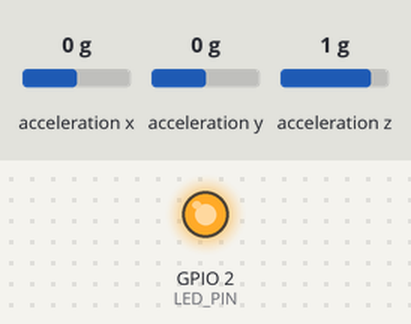
Bench run of a sketch on a simulated ESP32. Shown: output pins drawn as LEDs (lit = HIGH). Inputs (shaded band) come from the test bench; at power-on: acceleration x 0 g, acceleration y 0 g, acceleration z 1 g. WiFi joins after 1.5 s; servers stay silent unless stated; what the sketch prints to the serial monitor is not drawn.

Above: at 1.9 s.
At 5.04 s:
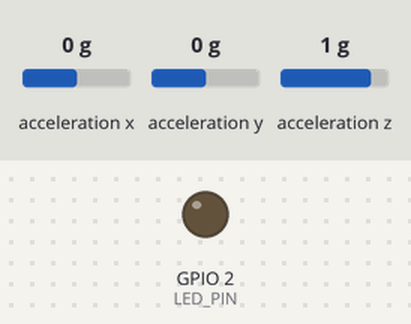
Timing chart, 0 to 5.7 s (numbered marks = the images above):
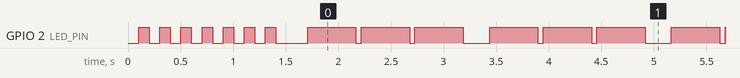

The sketch:

speditore.ino
```cpp
#include <Arduino.h>
#include <WiFi.h>
#include <Wire.h>
#include <Adafruit_Sensor.h>
#include <Adafruit_ADXL345_U.h>

// Configurazione WiFi
const char* ssid = "ESP32_Glove";        // Nome della rete Wi-Fi creata dal braccio robotico
const char* password = "ESP32Robot";      // Password della rete Wi-Fi
const char* robotIP = "192.168.4.1";     // IP predefinito dell'access point ESP32
const int robotPort = 80;                // Porta del server

// Configurazione ADXL345
Adafruit_ADXL345_Unified accel = Adafruit_ADXL345_Unified(12345);

// Pin LED per feedback visivo
#define LED_PIN 2

// Configurazione invio dati
#define SEND_INTERVAL 20      // Invio 50 volte al secondo (20ms) - più veloce di prima (50ms)
#define RECONNECT_INTERVAL 500 // Tempo di attesa tra tentativi di riconnessione
#define READ_TIMEOUT 50       // Timeout per la lettura della risposta

WiFiClient client;
int messageCount = 0;
unsigned long lastSentTime = 0;
unsigned long lastLedBlinkTime = 0;
bool isConnected = false;

void setup() {
  Serial.begin(115200);

  // Configura il pin LED
  pinMode(LED_PIN, OUTPUT);
  digitalWrite(LED_PIN, LOW);

  // Inizializzazione del sensore ADXL345 con timeouts ridotti
  Wire.setClock(400000); // Imposta I2C a 400kHz per comunicazione più veloce con il sensore

  Serial.println("Inizializzazione del sensore ADXL345...");
  if(!accel.begin()) {
    Serial.println("ERRORE: Impossibile rilevare ADXL345!");
    // Lampeggia velocemente il LED per indicare errore sensore
    while(1) {
      digitalWrite(LED_PIN, HIGH);
      delay(100);
      digitalWrite(LED_PIN, LOW);
      delay(100);
    }
  }

  // Imposta il range di misurazione
  accel.setRange(ADXL345_RANGE_16_G);

  // Connessione al WiFi con ottimizzazioni
  Serial.println("\nConnessione a " + String(ssid));

  // Impostazioni per connessione WiFi più veloce
  WiFi.setSleep(false); // Disabilita la modalità risparmio energetico WiFi
  WiFi.mode(WIFI_STA);  // Imposta modalità stazione
  WiFi.begin(ssid, password);

  // Attendi connessione con timeout
  unsigned long startAttemptTime = millis();
  while (WiFi.status() != WL_CONNECTED && millis() - startAttemptTime < 5000) { // Ridotto da 10s a 5s
    delay(100); // Ridotto da 500ms a 100ms
    Serial.print(".");
    digitalWrite(LED_PIN, !digitalRead(LED_PIN));
  }

  if (WiFi.status() != WL_CONNECTED) {
    Serial.println("\nImpossibile connettersi al braccio robotico.");
    while(1) {
      for (int i = 0; i < 3; i++) {
        digitalWrite(LED_PIN, HIGH);
        delay(200);
        digitalWrite(LED_PIN, LOW);
        delay(200);
      }
      delay(1000);
    }
  }

  Serial.println("\nWiFi connesso");
  Serial.print("Indirizzo IP: ");
  Serial.println(WiFi.localIP());

  // LED acceso fisso per indicare connessione riuscita
  digitalWrite(LED_PIN, HIGH);

  // Imposta il keepalive per evitare disconnessioni TCP
  client.setNoDelay(true);

  // Connetti subito al server del braccio robotico
  connectToRobot();
}

bool connectToRobot() {
  if (client.connected()) {
    return true;
  }

  Serial.println("Connessione al braccio robotico...");
  digitalWrite(LED_PIN, LOW);

  if (client.connect(robotIP, robotPort)) {
    Serial.println("Connesso al braccio robotico");
    digitalWrite(LED_PIN, HIGH);
    isConnected = true;
    return true;
  } else {
    Serial.println("Connessione fallita");
    isConnected = false;
    return false;
  }
}

void loop() {
  // Controlla se siamo ancora connessi al WiFi (controllo veloce)
  if (WiFi.status() != WL_CONNECTED) {
    handleWifiReconnect();
  }

  // Verifica se è ora di inviare dati
  if (millis() - lastSentTime >= SEND_INTERVAL) {
    lastSentTime = millis();

    // Verifica connessione al server del braccio
    if (!client.connected()) {
      if (!connectToRobot()) {
        return; // Salta il ciclo se non riusciamo a connetterci
      }
    }

    // Leggi i dati dall'accelerometro
    sensors_event_t event;
    accel.getEvent(&event);

    // Formatta i dati in modo più compatto (rimuoviamo il contatore per ottimizzare)
    String accelData = "{\"x\":" + String(event.acceleration.x, 2) +
                       ",\"y\":" + String(event.acceleration.y, 2) +
                       ",\"z\":" + String(event.acceleration.z, 2) + "}";

    // Invia i dati al braccio robotico
    client.println(accelData);
    messageCount++;

    // Lampeggia il LED solo ogni 10 invii invece che ogni volta
    if (messageCount % 10 == 0) {
      digitalWrite(LED_PIN, LOW);
      lastLedBlinkTime = millis();
    }

    // Stampa i dati solo ogni 20 invii
    if (messageCount % 20 == 0) {
      Serial.print("Dati: ");
      Serial.println(accelData);
    }

    // Attendi e leggi la risposta con timeout breve
    unsigned long responseTimeout = millis();
    while (!client.available() && millis() - responseTimeout < READ_TIMEOUT) {
      // Attendi con timeout breve
      yield(); // Permette di eseguire task di sistema
    }

    if (client.available()) {
      // Leggi la risposta (minimo necessario)
      while (client.available()) {
        client.read(); // Leggiamo ma non processiamo per velocità
      }
    }
  }

  // Riaccendi il LED dopo il lampeggio
  if (lastLedBlinkTime > 0 && millis() - lastLedBlinkTime > 5) {
    digitalWrite(LED_PIN, HIGH);
    lastLedBlinkTime = 0;
  }
}

void handleWifiReconnect() {
  Serial.println("Connessione WiFi persa. Riconnessione...");
  digitalWrite(LED_PIN, LOW);
  isConnected = false;

  // Chiudi la connessione esistente
  if (client.connected()) {
    client.stop();
  }

  // Tentativo di riconnessione WiFi
  WiFi.disconnect();
  delay(100);
  WiFi.begin(ssid, password);

  unsigned long startAttemptTime = millis();
  while (WiFi.status() != WL_CONNECTED && millis() - startAttemptTime < 5000) {
    delay(100);
    Serial.print(".");
    digitalWrite(LED_PIN, !digitalRead(LED_PIN));
  }

  if (WiFi.status() == WL_CONNECTED) {
    Serial.println("\nWiFi riconnesso");
    digitalWrite(LED_PIN, HIGH);

    // Riconnetti al server del braccio
    connectToRobot();
  } else {
    Serial.println("\nRiconnessione fallita. Riprovo...");
  }
}
```

Measured:
- by itself, GPIO 2 (LED_PIN): HIGH → LOW at 0.20 s, → HIGH 0.10 s later, → LOW 0.10 s later, → HIGH 0.10 s later, … (458 changes in this stretch)
- by itself, everything shown: repeats every 1.7 s, in 6 steps
